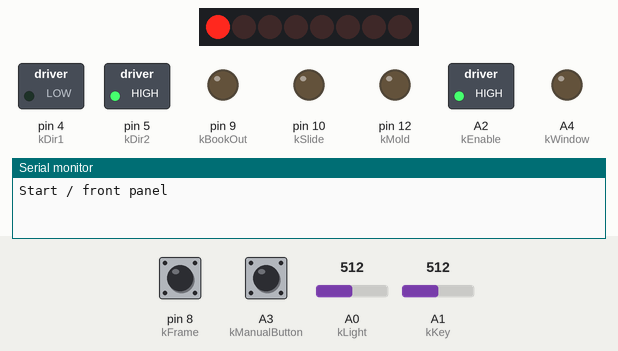
This sketch was run on a simulated Arduino Uno, built with avr-gcc and run on an emulated ATmega328P. Shown: 8 shift-register outputs drawn as a row of LEDs (first output left, lit = HIGH), switched loads named in the sketch (green lamp = pin HIGH), output pins drawn as LEDs (lit = HIGH), the last lines printed to the serial monitor. Wiring (inferred from the names in the program): shift register (74HC595): data pin 11; shift clock pin 13; latch pin 7. Wiring (inferred from the signals the program sends): row of LEDs: on Q0, Q1, Q2, Q3, Q4, Q5, Q6, Q7. Inputs (shaded band) come from the test bench; at power-on: pin 8 (kFrame) HIGH, A3 (kManualButton) HIGH, A0 (kLight) = 512, A1 (kKey) = 512. Pins used as bus, display or sensor lines are not drawn.

Above: at 1.2 s.
1.3 s: pin 8 (kFrame) pulled LOW for 0.15 s
At 2.4 s:
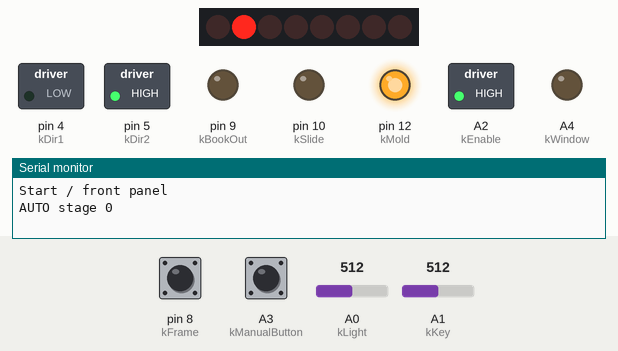
2.9 s: A3 (kManualButton) pulled LOW for 3.2 s
At 5.75 s:
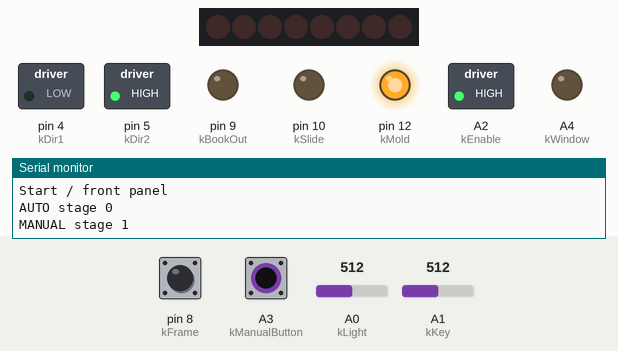
At 26.1 s:
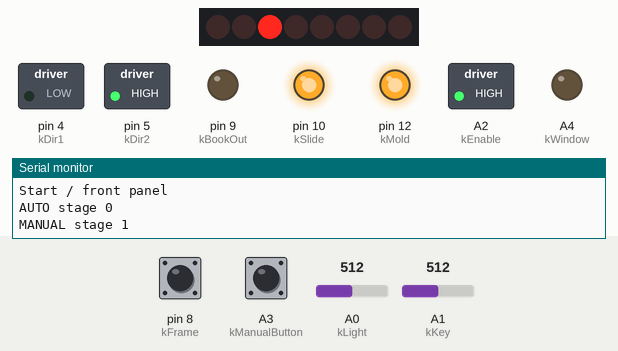
Timing chart, 0 to 26.4 s (numbered marks = the images above; inputs shaded):
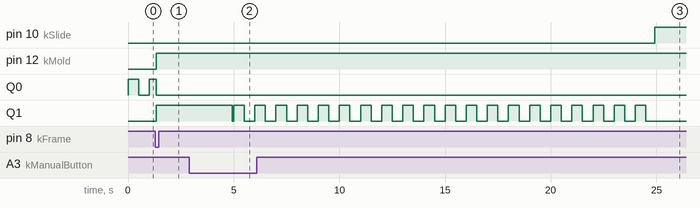

The sketch:

frontpanel.ino
```cpp
// Simulation entry point. See source.cpp.
```

MP3Player_KT403A.h
```cpp
#pragma once
// SIMULATION ONLY: no audio, MP3 command-frame or UART response emulation.
#include <Arduino.h>
inline void SelectPlayerDevice(uint8_t) {}
inline void SetVolume(uint8_t) {}
inline void SpecifyMusicPlay(uint8_t, uint8_t) {}
inline void PlayNext() {}
```

source.cpp
```cpp
#include <Arduino.h>
void last();
// REVIEW CANDIDATE, NOT DEPLOYED TO HARDWARE.
// Existing puzzle pins and output actions are preserved. D11/D13/D7 drive
// 74HC595 status LEDs; A3 is a 2-second manual-next button.
// D11/A3 must first be disconnected from the removed Gun/Hint circuits.
// MP3 legacy two-argument API still requires the original installed library.
#include <SoftwareSerial.h>
#include <MP3Player_KT403A.h>

SoftwareSerial mp3(2, 3);
const uint8_t kLedData = 11, kLedClock = 13, kLedLatch = 7;
const uint8_t kManualButton = A3;
const uint8_t kFrame = 8, kLight = A0, kKey = A1, kRfid = A5, kBook = 6;
const uint8_t kMold = 12, kSlide = 10, kBookOut = 9, kWindow = A4;
const uint8_t kDir1 = 4, kDir2 = 5, kEnable = A2;
const unsigned long kSampleMs = 10, kButtonDebounceMs = 30, kHoldMs = 2000;
const uint8_t kStableSamples = 5;

// Keep diagnostic symbols readable by the simulator; pass = current puzzle.
int pass = 0;
int count = 0;
int phase = 1;
int manualCount = 0;
unsigned long phaseAt = 0, lastSampleMs = 0;
uint8_t stableCount = 0, lightLowCount = 0, lightHighCount = 0;
bool lightState = false;
bool buttonRaw = HIGH, buttonStable = HIGH, buttonFired = false;
unsigned long buttonChangedAt = 0, buttonPressedAt = 0;
uint8_t previousLedMask = 255;

// phase: 0 active; 1/2 boot; 3 slide 20s; 4 slide 10ms;
// 5 window 1s; 6/7 final 100+100ms; 8 final 10s; 9 complete.
void beginPhase(int value, unsigned long now) { phase = value; phaseAt = now; }

void setStage(int value) {
  pass = value;
  stableCount = 0;
  lightLowCount = lightHighCount = 0;
  lightState = false;
}

void updateLeds(unsigned long now) {
  uint8_t mask = uint8_t(1u << pass);
  if (phase != 0 && phase != 9 && ((now / 500) & 1u)) mask = 0;
  if (mask == previousLedMask) return;
  digitalWrite(kLedLatch, LOW);
  shiftOut(kLedData, kLedClock, MSBFIRST, mask);
  digitalWrite(kLedLatch, HIGH);
  previousLedMask = mask;
}

bool manualEvent(unsigned long now) {
  const bool raw = digitalRead(kManualButton);
  if (raw != buttonRaw) { buttonRaw = raw; buttonChangedAt = now; }
  if (raw != buttonStable && now - buttonChangedAt >= kButtonDebounceMs) {
    buttonStable = raw;
    if (raw == LOW) { buttonPressedAt = now; buttonFired = false; }
    else buttonFired = false;
  }
  if (buttonStable == LOW && !buttonFired && now - buttonPressedAt >= kHoldMs) {
    buttonFired = true;
    return true;
  }
  return false;
}

bool stableInput(bool active) {
  if (!active) { stableCount = 0; return false; }
  if (stableCount < kStableSamples) ++stableCount;
  return stableCount >= kStableSamples;
}

void completeCurrent(bool manual, unsigned long now) {
  if (phase != 0 || pass >= 5) return;
  if (manual) ++manualCount;
  Serial.print(manual ? F("MANUAL stage ") : F("AUTO stage "));
  Serial.println(pass);
  switch (pass) {
    case 0:
      digitalWrite(kMold, HIGH);
      PlayNext();
      setStage(1);
      break;
    case 1:
      PlayNext();
      beginPhase(3, now);  // Preserve the original 20-second audio wait.
      break;
    case 2:
      digitalWrite(kDir1, HIGH);
      digitalWrite(kDir2, LOW);
      analogWrite(kEnable, 255);
      setStage(3);
      break;
    case 3:
      digitalWrite(kWindow, HIGH);
      setStage(4);
      beginPhase(5, now);
      break;
    case 4:
      setStage(5);
      beginPhase(6, now);
      break;
  }
}

void servicePhase(unsigned long now) {
  const unsigned long elapsed = now - phaseAt;
  switch (phase) {
    case 1:
      if (elapsed >= 500) {
        mp3.begin(9600);
        Serial.begin(9600);
        beginPhase(2, now);
      }
      break;
    case 2:
      if (elapsed >= 500) {
        SelectPlayerDevice(0x02);
        SetVolume(0x19);
        SpecifyMusicPlay(0, 1);
        Serial.println(F("Start / front panel"));
        beginPhase(0, now);
      }
      break;
    case 3:
      if (elapsed >= 20000) {
        digitalWrite(kSlide, HIGH);
        beginPhase(4, now);
      }
      break;
    case 4:
      if (elapsed >= 10) { PlayNext(); setStage(2); beginPhase(0, now); }
      break;
    case 5:
      if (elapsed >= 1000) beginPhase(0, now);
      break;
    case 6:
      if (elapsed >= 100) { PlayNext(); beginPhase(7, now); }
      break;
    case 7:
      if (elapsed >= 100) { digitalWrite(kBookOut, HIGH); beginPhase(8, now); }
      break;
    case 8:
      if (elapsed >= 10000) { beginPhase(9, now); Serial.println(F("Complete")); }
      break;
  }
}

void setup() {
  pinMode(kLedData, OUTPUT); pinMode(kLedClock, OUTPUT); pinMode(kLedLatch, OUTPUT);
  digitalWrite(kLedLatch, LOW); shiftOut(kLedData, kLedClock, MSBFIRST, 0); digitalWrite(kLedLatch, HIGH);
  pinMode(kManualButton, INPUT_PULLUP);
  pinMode(kFrame, INPUT_PULLUP); pinMode(kBook, INPUT_PULLUP);
  pinMode(kMold, OUTPUT); pinMode(kSlide, OUTPUT); pinMode(kBookOut, OUTPUT); pinMode(kWindow, OUTPUT);
  digitalWrite(kMold, LOW); digitalWrite(kSlide, LOW); digitalWrite(kBookOut, LOW); digitalWrite(kWindow, LOW);
  pinMode(kDir1, OUTPUT); pinMode(kDir2, OUTPUT); pinMode(kEnable, OUTPUT);
  // Preserve original motor startup; verify the actual mechanism before use.
  digitalWrite(kDir1, LOW); digitalWrite(kDir2, HIGH); analogWrite(kEnable, 255);
  phaseAt = millis();
}

void loop() {
  const unsigned long now = millis();
  const bool forced = manualEvent(now);
  servicePhase(now);
  updateLeds(now);
  if (phase != 0) {
    // A hold during a programmed wait is consumed, never queued into a later stage.
    if (forced && phase != 1 && phase != 2) Serial.println(F("MANUAL ignored: timed wait / complete"));
    return;
  }
  if (forced) { completeCurrent(true, now); return; }
  if (now - lastSampleMs < kSampleMs) return;
  lastSampleMs = now;
  bool complete = false;
  switch (pass) {
    case 0: complete = stableInput(digitalRead(kFrame) == LOW); break;
    case 1: {
      const bool low = analogRead(kLight) < 500;
      if (low) { if (lightLowCount < kStableSamples) ++lightLowCount; lightHighCount = 0; }
      else { if (lightHighCount < kStableSamples) ++lightHighCount; lightLowCount = 0; }
      if (!lightState && lightLowCount >= kStableSamples) { lightState = true; ++count; }
      else if (lightState && lightHighCount >= kStableSamples) lightState = false;
      complete = count >= 3;
      break;
    }
    case 2: complete = stableInput(analogRead(kKey) < 100); break;
    case 3: complete = stableInput(analogRead(kRfid) < 400); break;
    case 4: complete = stableInput(digitalRead(kBook) == LOW); break;
  }
  if (complete) completeCurrent(false, now);
}
```

Measured:
- after the input at 1.3 s, pin 12 (kMold), Q1: LOW → HIGH at once; Q0: HIGH → LOW at once
- after the input at 2.9 s, pin 10 (kSlide): LOW → HIGH after 22.0 s; Q1: HIGH → LOW after 2.0 s, then repeats every 1.0 s: HIGH 0.50 s, LOW 0.50 s, until it stays LOW from 24.5 s
